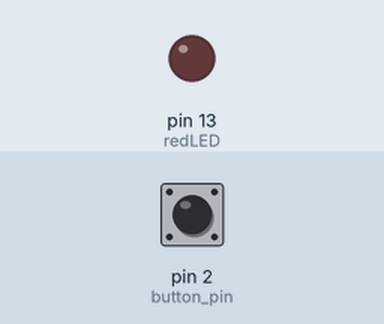
Recording of a sketch running on a simulated Arduino Uno, built with avr-gcc and run on an emulated ATmega328P. On the bench: output pins drawn as LEDs (lit = HIGH). The inputs (shaded band) are chosen by the test bench; at power-on: pin 2 (button_pin) LOW.

Above: at 1.2 s.
1.3 s: pin 2 (button_pin) pulled HIGH for 0.15 s
At 2.5 s:
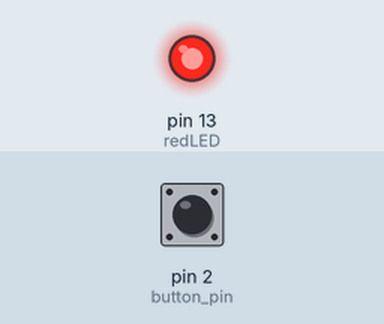
Timing chart, 0 to 7.8 s (numbered marks = the images above; inputs shaded):
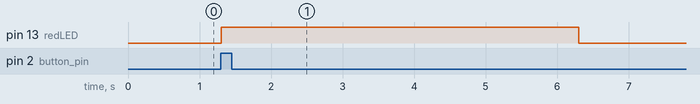

Measured:
- after the input at 1.3 s, pin 13 (redLED): LOW → HIGH at once, → LOW 5.0 s later

The sketch:

03_02_Taster.ino
```cpp
  unsigned long duration;
  const int button_pin = 2;  //Taster an Pin 2 anschließen
  const int redLED = 13;     //Lampe an Pin 13 anschließen

  void setup() {
    pinMode(button_pin, INPUT);   //Setze Taster-Pin als Eingang
    pinMode(redLED, OUTPUT);      //Setze LED-Pin als Ausgang
  }

  void loop() {
    if(digitalRead(button_pin) == HIGH) {
      //Wenn der taster gedrückt wird, starte Schalte die Lampe ein
      blinken(5000);
    }
  }

  void blinken(unsigned long duration) {
    digitalWrite(redLED, HIGH);   //Schalte die Lampe ein
    delay(duration);              //Warte für angegebene Dauer
    digitalWrite(redLED, LOW);    //Schalte die Lampe aus
  }
```
